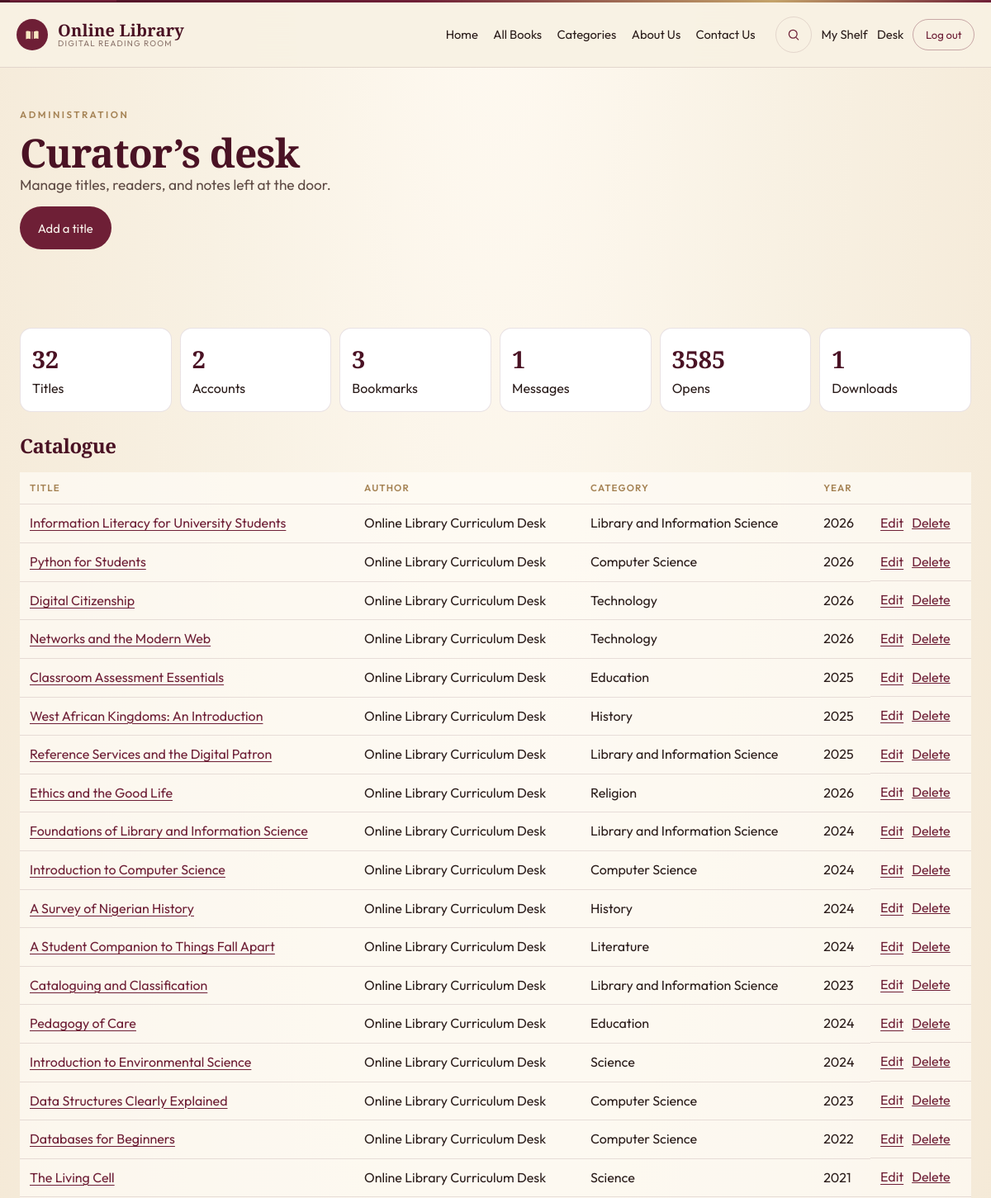
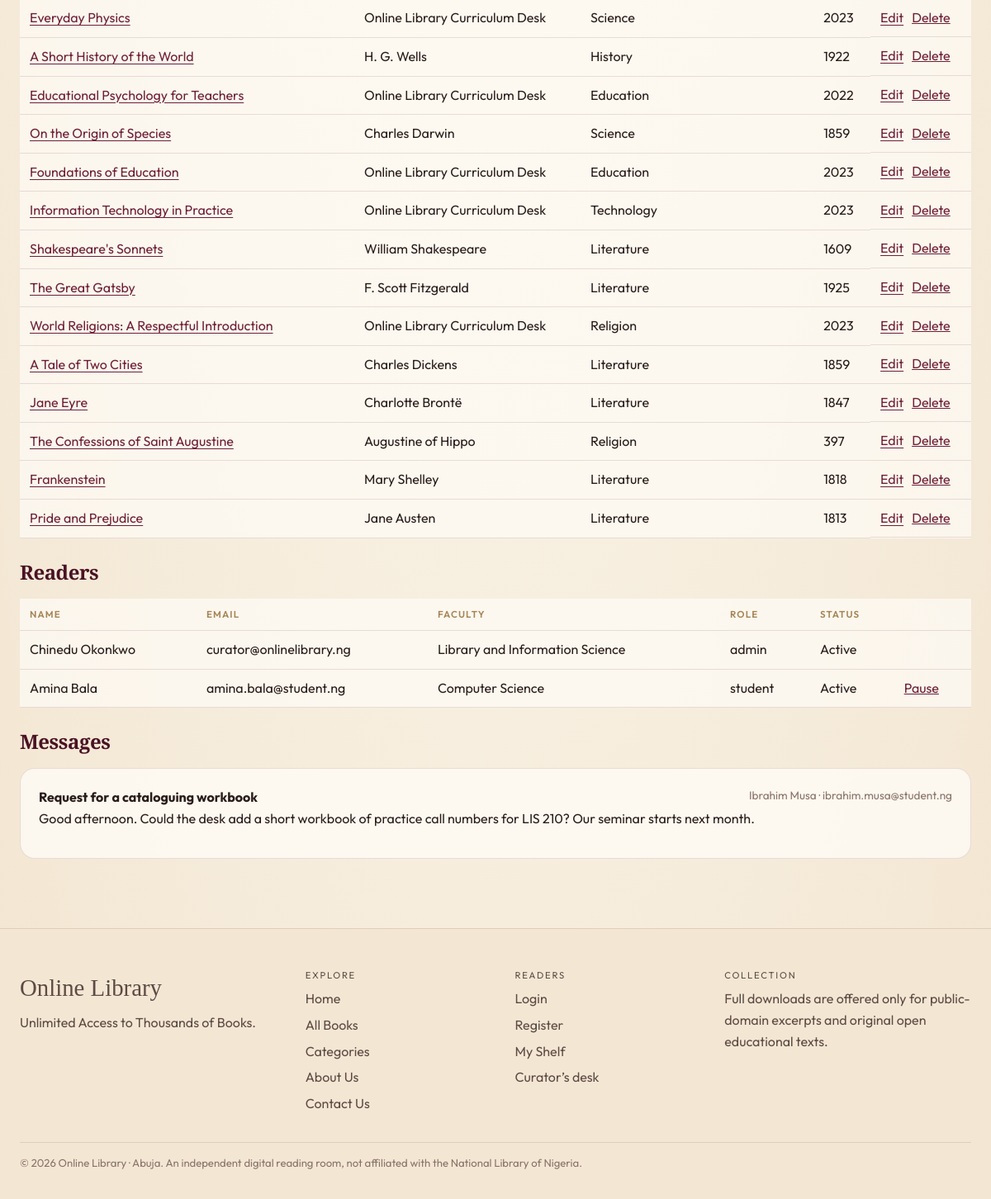
The page /admin (signed in) on the database its author committed (2 pictures, top to bottom).
### tables this page shows
CREATE TABLE books (
    id INTEGER PRIMARY KEY,
    title TEXT NOT NULL,
    short_title TEXT,
    author TEXT NOT NULL,
    year INTEGER,
    category TEXT NOT NULL,
    description TEXT NOT NULL,
    publisher TEXT,
    pages INTEGER,
    language TEXT DEFAULT 'English',
    call_number TEXT,
    featured INTEGER DEFAULT 0,
    popular INTEGER DEFAULT 0,
    downloadable INTEGER DEFAULT 0,
    cover_layout TEXT DEFAULT 'classic',
    cover_bg TEXT,
    cover_fg TEXT,
    cover_accent TEXT,
    cover_author TEXT,
    reads INTEGER DEFAULT 0,
    downloads INTEGER DEFAULT 0,
    text_format TEXT DEFAULT 'prose',
    source_note TEXT,
    gutenberg_id INTEGER,
    added_at TEXT NOT NULL
);

CREATE TABLE users (
    id INTEGER PRIMARY KEY,
    name TEXT NOT NULL,
    email TEXT NOT NULL UNIQUE,
    password_hash TEXT NOT NULL,
    role TEXT NOT NULL DEFAULT 'student',
    student_id TEXT,
    faculty TEXT,
    active INTEGER NOT NULL DEFAULT 1,
    created_at TEXT NOT NULL
);

CREATE TABLE messages (
    id INTEGER PRIMARY KEY,
    name TEXT NOT NULL,
    email TEXT NOT NULL,
    subject TEXT NOT NULL,
    body TEXT NOT NULL,
    created_at TEXT NOT NULL,
    read_flag INTEGER DEFAULT 0
);

### app.py (the view)
@app.route("/admin")
@admin_required
def admin():
    stats = query_one(
        """SELECT
            (SELECT COUNT(*) FROM books) AS books,
            (SELECT COUNT(*) FROM users) AS users,
            (SELECT COUNT(*) FROM bookmarks) AS bookmarks,
            (SELECT COUNT(*) FROM messages) AS messages,
            (SELECT COALESCE(SUM(reads), 0) FROM books) AS reads,
            (SELECT COALESCE(SUM(downloads), 0) FROM books) AS downloads"""
    )
    books = query("SELECT * FROM books ORDER BY added_at DESC, title")
    users = query("SELECT id, name, email, role, faculty, student_id, active, created_at FROM users ORDER BY created_at DESC")
    messages = query("SELECT * FROM messages ORDER BY created_at DESC")
    return render_template("admin.html", stats=stats, books=books, users=users, messages=messages)

### app.py (called while the page is built, shortened)
def get_db():
    if "db" not in g:
        g.db = connect()
    return g.db

def query(sql, args=()):
    return get_db().execute(sql, args).fetchall()

def query_one(sql, args=()):
    return get_db().execute(sql, args).fetchone()

def current_user():
    uid = session.get("user_id")
    if not uid:
        return None
    return query_one("SELECT * FROM users WHERE id = ? AND active = 1", (uid,))

def admin_required(view):
    @wraps(view)
    def wrapped(*args, **kwargs):
        user = current_user()
        if not user or user["role"] != "admin":
            flash("The curator’s desk is restricted.", "error")
            return redirect(url_for("login", next=request.path))
        return view(*args, **kwargs)
    return wrapped

def csrf_token():
    if "csrf" not in session:
        session["csrf"] = secrets.token_hex(16)
    return session["csrf"]

@app.before_request
def csrf_protect():
    if request.method != "POST":
        return None

@app.context_processor
def inject_globals():
    return {
        "current_user": current_user(),
        "categories": CATEGORIES,
        "csrf": csrf_token(),
        "year": 2026,
        "palettes": PALETTES,
    }

### db.py (called while the page is built)
def connect():
    DATA.mkdir(parents=True, exist_ok=True)
    conn = sqlite3.connect(DB_PATH)
    conn.row_factory = sqlite3.Row
    conn.execute("PRAGMA foreign_keys = ON")
    return conn

### templates/admin.html (shortened to what this page needs)
{% extends "base.html" %}
{% block content %}
<section class="mast">
  <div class="container">
    <p class="eyebrow">Administration</p>
    <h1>Curator’s desk</h1>
    <p class="lede">Manage titles, readers, and notes left at the door.</p>
    <p><a class="btn btn-primary" href="{{ url_for('admin_new_book') }}">Add a title</a></p>
  </div>
</section>
<section class="section">
  <div class="container">
    <div class="stat-grid">
      <article><strong>{{ stats.books }}</strong><span>Titles</span></article>
      <article><strong>{{ stats.users }}</strong><span>Accounts</span></article>
      <article><strong>{{ stats.bookmarks }}</strong><span>Bookmarks</span></article>
      <article><strong>{{ stats.messages }}</strong><span>Messages</span></article>
      <article><strong>{{ stats.reads }}</strong><span>Opens</span></article>
      <article><strong>{{ stats.downloads }}</strong><span>Downloads</span></article>
    </div>
    <h2>Catalogue</h2>
    <div class="table-wrap">
      <table>
        <thead><tr><th>Title</th><th>Author</th><th>Category</th><th>Year</th><th></th></tr></thead>
        <tbody>
          {% for book in books %}
          <tr>
            <td><a href="{{ url_for('book_detail', book_id=book.id) }}">{{ book.title }}</a></td>
            <td>{{ book.author }}</td>
            <td>{{ book.category }}</td>
            <td>{{ book.year }}</td>
            <td class="row-actions">
              <a href="{{ url_for('admin_edit_book', book_id=book.id) }}">Edit</a>
              <form method="post" action="{{ url_for('admin_delete_book', book_id=book.id) }}" onsubmit="return confirm('Remove this title from the catalogue?')">
                <button type="submit">Delete</button>
              </form>
            </td>
          </tr>
          {% endfor %}
        </tbody>
      </table>
    </div>
    <h2>Readers</h2>
    <div class="table-wrap">
      <table>
        <thead><tr><th>Name</th><th>Email</th><th>Faculty</th><th>Role</th><th>Status</th><th></th></tr></thead>
        <tbody>
          {% for person in users %}
          <tr>
            <td>{{ person.name }}</td>
            <td>{{ person.email }}</td>
            <td>{{ person.faculty }}</td>
            <td>{{ person.role }}</td>
            <td>{{ "Active" if person.active else "Paused" }}</td>
            <td>
              {% if person.id != current_user.id %}
              <form method="post" action="{{ url_for('admin_toggle_user', user_id=person.id) }}">
                <button type="submit">{{ "Pause" if person.active else "Restore" }}</button>
              </form>
              {% endif %}
            </td>
          </tr>
          {% endfor %}
        </tbody>
      </table>
    </div>
    <h2>Messages</h2>
    {% for note in messages %}
    <article class="message">
      <header><strong>{{ note.subject }}</strong><span>{{ note.name }} · {{ note.email }}</span></header>
      <p>{{ note.body }}</p>
    </article>
    {% else %}
    <p>No notes yet.</p>
    {% endfor %}
  </div>
</section>
{% endblock %}

### static/css/styles.css (style rules this page uses)
:root { --cream: #F8F1E3; --cream-deep: #F3E7D4; --paper: #FFFCF7; --beige: #E7D9C4; --burgundy: #6E1F36; --burgundy-deep: #4A1224; --burgundy-soft: #8C3A52; --ink: #2A1C1A; --ink-soft: #5E4A44; --muted: #8A736A; --gold: #A68456; --gold-bright: #C4A36A; --line: rgba(74, 18, 36, 0.12); --shadow: 0 18px 50px rgba(74, 18, 36, 0.08); --serif: "Cormorant Garamond", "Palatino Linotype", Palatino, Georgia, serif; --sans: "Outfit", "Segoe UI", sans-serif; --reading: "Source Serif 4", "Palatino Linotype", Georgia, serif; --header: 78px; }
* { box-sizing: border-box; }
html { scroll-behavior: smooth; }
body { margin: 0; background: radial-gradient(ellipse at 50% -10%, #fffaf2 0%, var(--cream) 42%, #f3e6d2 100%); color: var(--ink); font-family: var(--sans); font-weight: 400; line-height: 1.6; min-height: 100vh; }
a { color: var(--burgundy); text-decoration-thickness: 1px; text-underline-offset: 0.18em; }
button, input, select, textarea { font: inherit; color: inherit; }
h1, h2, h3, h4 { font-family: var(--serif); font-weight: 600; letter-spacing: -0.02em; line-height: 1.05; color: var(--burgundy-deep); }
p { margin: 0 0 0.8rem; }
.container { width: min(1180px, calc(100% - 48px)); margin-inline: auto; }
.btn, .icon-btn, .search-go, .search-bar button { display: inline-flex; align-items: center; justify-content: center; gap: 8px; border-radius: 999px; text-decoration: none; cursor: pointer; border: 1px solid transparent; }
.btn { padding: 0.82rem 1.3rem; font-size: 0.92rem; }
.btn-primary { background: var(--burgundy); color: #FBF6EE; }
.eyebrow { font-size: 0.72rem; letter-spacing: 0.22em; text-transform: uppercase; color: var(--gold); font-weight: 600; margin-bottom: 0.7rem; }
.section { padding: 72px 0; }
.section-head h2, .mast h1, .detail h1 { font-size: clamp(2.3rem, 4vw, 3.6rem); margin: 0; }
.mast { padding: 48px 0 10px; }
.lede { font-size: 1.08rem; color: var(--ink-soft); max-width: 42rem; }
.aside-card, .form-card, .demo-card, .message { background: rgba(255,252,247,0.75); border: 1px solid var(--line); border-radius: 18px; padding: 22px; }
.stat-grid { display: grid; grid-template-columns: repeat(6, 1fr); gap: 10px; margin-bottom: 28px; }
.stat-grid article { background: white; border: 1px solid var(--line); border-radius: 14px; padding: 14px; }
.stat-grid strong { display: block; font-family: var(--serif); font-size: 1.8rem; color: var(--burgundy-deep); }
.table-wrap { overflow-x: auto; margin-bottom: 28px; }
table { width: 100%; border-collapse: collapse; background: rgba(255,252,247,0.7); }
th, td { text-align: left; padding: 10px 12px; border-bottom: 1px solid var(--line); vertical-align: top; }
th { font-size: 0.72rem; letter-spacing: 0.1em; text-transform: uppercase; color: var(--gold); font-weight: 600; }
.row-actions, .chapter-admin li { display: flex; gap: 10px; align-items: center; }
.row-actions form, .chapter-admin form { margin: 0; }
.row-actions button, .chapter-admin button, .table-wrap button { background: none; border: 0; color: var(--burgundy); cursor: pointer; padding: 0; text-decoration: underline; }
.message { margin-bottom: 12px; }
.message header { display: flex; justify-content: space-between; gap: 12px; }
.message span { color: var(--muted); font-size: 0.85rem; }

### rows shown on the page
books: title "Information Literacy for University Students", author "Online Library Curriculum Desk", category "Library and Information Science", year "2026"
books: title "Python for Students", author "Online Library Curriculum Desk", category "Computer Science", year "2026"
books: title "Digital Citizenship", author "Online Library Curriculum Desk", category "Technology", year "2026"
books: title "Networks and the Modern Web", author "Online Library Curriculum Desk", category "Technology", year "2026"
books: title "Classroom Assessment Essentials", author "Online Library Curriculum Desk", category "Education", year "2025"
books: title "West African Kingdoms: An Introduction", author "Online Library Curriculum Desk", category "History", year "2025"
books: title "Reference Services and the Digital Patron", author "Online Library Curriculum Desk", category "Library and Information Science", year "2025"
books: title "Ethics and the Good Life", author "Online Library Curriculum Desk", category "Religion", year "2026"
books: title "Foundations of Library and Information Science", author "Online Library Curriculum Desk", category "Library and Information Science", year "2024"
books: title "Introduction to Computer Science", author "Online Library Curriculum Desk", category "Computer Science", year "2024"
books: title "A Survey of Nigerian History", author "Online Library Curriculum Desk", category "History", year "2024"
books: title "A Student Companion to Things Fall Apart", author "Online Library Curriculum Desk", category "Literature", year "2024"
books: title "Cataloguing and Classification", author "Online Library Curriculum Desk", category "Library and Information Science", year "2023"
books: title "Pedagogy of Care", author "Online Library Curriculum Desk", category "Education", year "2024"
books: title "Introduction to Environmental Science", author "Online Library Curriculum Desk", category "Science", year "2024"
books: title "Data Structures Clearly Explained", author "Online Library Curriculum Desk", category "Computer Science", year "2023"
books: title "Databases for Beginners", author "Online Library Curriculum Desk", category "Computer Science", year "2022"
books: title "The Living Cell", author "Online Library Curriculum Desk", category "Science", year "2021"
books: title "Everyday Physics", author "Online Library Curriculum Desk", category "Science", year "2023"
books: title "A Short History of the World", author "H. G. Wells", category "History", year "1922"
books: title "Educational Psychology for Teachers", author "Online Library Curriculum Desk", category "Education", year "2022"
books: title "On the Origin of Species", author "Charles Darwin", category "Science", year "1859"
books: title "Foundations of Education", author "Online Library Curriculum Desk", category "Education", year "2023"
books: title "Information Technology in Practice", author "Online Library Curriculum Desk", category "Technology", year "2023"
books: title "Shakespeare's Sonnets", author "William Shakespeare", category "Literature", year "1609"
books: title "The Great Gatsby", author "F. Scott Fitzgerald", category "Literature", year "1925"
books: title "World Religions: A Respectful Introduction", author "Online Library Curriculum Desk", category "Religion", year "2023"
books: title "A Tale of Two Cities", author "Charles Dickens", category "Literature", year "1859"
books: title "Jane Eyre", author "Charlotte Brontë", category "Literature", year "1847"
books: title "The Confessions of Saint Augustine", author "Augustine of Hippo", category "Religion", year "397"
books: title "Frankenstein", author "Mary Shelley", category "Literature", year "1818"
books: title "Pride and Prejudice", author "Jane Austen", category "Literature", year "1813"
users: name "Chinedu Okonkwo", email "curator@onlinelibrary.ng", faculty "Library and Information Science", role "admin", active "Active"
users: name "Amina Bala", email "amina.bala@student.ng", faculty "Computer Science", role "student", active "Active", active "Pause"
messages: subject "Request for a cataloguing workbook", name "Ibrahim Musa", email "ibrahim.musa@student.ng", body "Good afternoon. Could the desk add a short workbook of practice call numbers for LIS 210? Our seminar starts next month."

### other values the page prints
{{ stats.books }} "32"
{{ stats.users }} "2"
{{ stats.bookmarks }} "3"
{{ stats.messages }} "1"
{{ stats.reads }} "3585"
{{ stats.downloads }} "1"
{{ year }} "2026"
